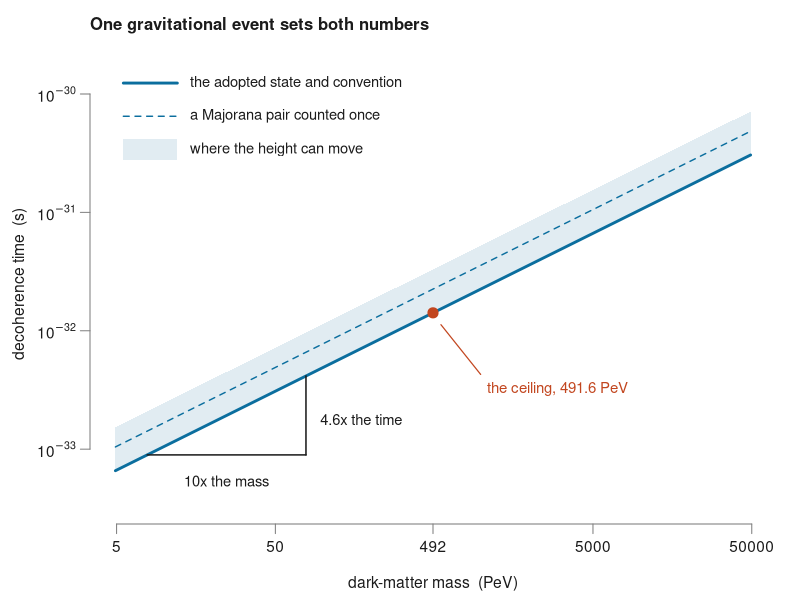
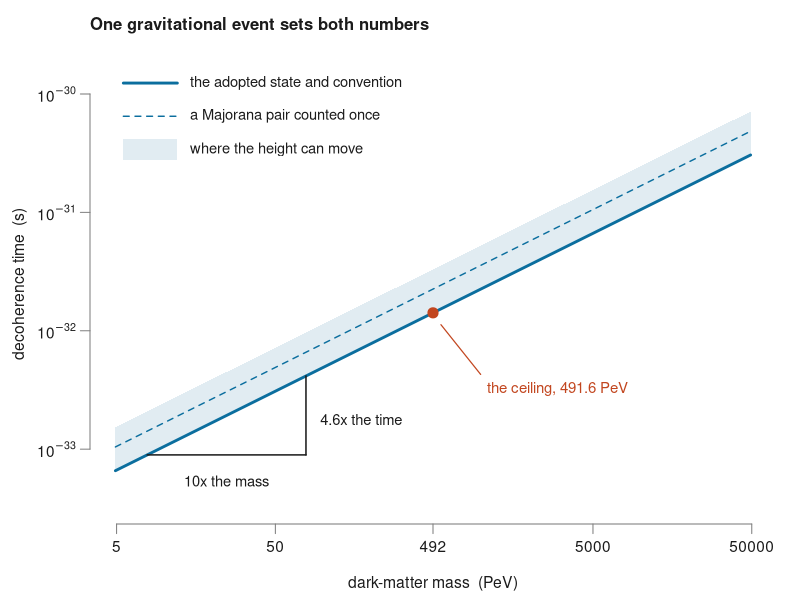

The R source for these figures, in order:
# FIGURE: "One gravitational event sets two numbers."
#
# 3.5's result is the paper's most striking and it arrives under the words "Elimination of I
# between them". The claim is a straight line on log axes and should be drawn as one. What the
# figure must not do is overstate it: the SLOPE carries no free parameter, the HEIGHT moves with
# the state and with the counting convention, and 3.5 says so. Both go in the picture.
#
# The exponent is not asserted. It is obtained by composing the two relations the paper uses and
# fitting the result, which is the elimination 3.5 performs.
#
# Base R only. Authored at 6.5 in, the width the manuscript places it at.

INK <- "#1b1b1b"; LINE <- "#0b6e9e"; PT <- "#c2461f"; GREY <- "#7e7e7e"
FREE <- rgb(0.11, 0.43, 0.62, 0.13)

M0  <- 491.6         # PeV, the ceiling
T0  <- 1.417e-32     # s, at c_G = 1 and the least-occupied state
I0  <- 0.0127597
CG_HALF <- 2^(2/3)   # counting a Majorana pair once rather than twice
BAND    <- 2.33      # +133 per cent, the full state freedom of Table 1 (R_under_band.R)

# --- the elimination, done rather than asserted:  M1 ~ I^(-2/5)  and  t ~ M1^-1 I^(-2/3)
Ifun <- function(M) I0 * (M / M0)^(-5/2)
A    <- T0 * M0 * Ifun(M0)^(2/3)
tdec <- function(M) A * M^(-1) * Ifun(M)^(-2/3)

Ms <- 10^seq(log10(M0) - 2, log10(M0) + 2, length.out = 400)
slope <- coef(lm(log(tdec(Ms)) ~ log(Ms)))[2]
stopifnot(abs(slope - 2/3) < 1e-10)                      # the 2/3 power, over four decades
stopifnot(abs(tdec(M0) - T0) / T0 < 1e-12,
          abs(tdec(M0) * CG_HALF - 2.249e-32) / 2.249e-32 < 2e-3)   # the second quoted figure
cat(sprintf("fitted exponent over four decades: %.12f\n", slope))

draw <- function() {
  par(mar = c(3.8, 4.5, 2.2, 1.2), family = "sans")
  ylo <- log10(tdec(min(Ms))) - 0.30
  yhi <- log10(tdec(max(Ms)) * BAND) + 0.42
  plot(NA, xlim = log10(range(Ms)), ylim = c(ylo, yhi), axes = FALSE, xlab = "", ylab = "")
  mtext("One gravitational event sets both numbers", side = 3, line = 0.5, adj = 0,
        cex = 1.00, font = 2, col = INK)

  polygon(c(log10(Ms), rev(log10(Ms))),
          c(log10(tdec(Ms)), rev(log10(tdec(Ms) * BAND))), col = FREE, border = NA)
  lines(log10(Ms), log10(tdec(Ms)), col = LINE, lwd = 2.8)
  lines(log10(Ms), log10(tdec(Ms) * CG_HALF), col = LINE, lwd = 1.4, lty = 2)
  points(log10(M0), log10(T0), pch = 19, cex = 1.35, col = PT)

  xt <- c(5, 50, 491.6, 5000, 50000)
  axis(1, at = log10(xt), labels = c("5", "50", "492", "5000", "50000"),
       cex.axis = 0.92, col = GREY, col.axis = INK, tck = -0.02, mgp = c(2, 0.6, 0))
  yt <- seq(ceiling(ylo), floor(yhi), 1)
  axis(2, at = yt, labels = parse(text = sprintf("10^{%d}", yt)), las = 1,
       cex.axis = 0.92, col = GREY, col.axis = INK, tck = -0.02, mgp = c(2, 0.7, 0))
  mtext("dark-matter mass  (PeV)", side = 1, line = 2.4, cex = 0.94, col = INK)
  mtext("decoherence time  (s)", side = 2, line = 3.1, cex = 0.94, col = INK)

  # legend in the empty upper-left, well clear of the diagonal
  xs <- log10(M0) - 1.95; xt2 <- xs + 0.34
  ky <- yhi - c(0.18, 0.46, 0.74)
  segments(xs, ky[1], xt2, ky[1], col = LINE, lwd = 2.8)
  text(xt2 + 0.08, ky[1], "the adopted state and convention", col = INK, cex = 0.88, adj = 0)
  segments(xs, ky[2], xt2, ky[2], col = LINE, lwd = 1.4, lty = 2)
  text(xt2 + 0.08, ky[2], "a Majorana pair counted once", col = INK, cex = 0.88, adj = 0)
  rect(xs, ky[3] - 0.09, xt2, ky[3] + 0.09, col = FREE, border = NA)
  text(xt2 + 0.08, ky[3], "where the height can move", col = INK, cex = 0.88, adj = 0)

  # slope triangle on the line, labels kept inside the empty lower-right wedge
  x1 <- log10(M0) - 1.80; x2 <- x1 + 1.0
  y1 <- log10(tdec(10^x1)); y2 <- y1 + 2/3
  segments(x1, y1, x2, y1, col = INK, lwd = 1.5)
  segments(x2, y1, x2, y2, col = INK, lwd = 1.5)
  text((x1 + x2)/2, y1 - 0.22, "10x the mass", col = INK, cex = 0.88, adj = 0.5)
  text(x2 + 0.09, y1 + 0.30, "4.6x the time", col = INK, cex = 0.88, adj = 0)

  # the ceiling, labelled below-right of its point where nothing else sits
  segments(log10(M0) + 0.05, log10(T0) - 0.10, log10(M0) + 0.30, log10(T0) - 0.52,
           col = PT, lwd = 1.2)
  text(log10(M0) + 0.34, log10(T0) - 0.64, "the ceiling, 491.6 PeV", col = PT,
       cex = 0.90, adj = 0)
}

dir.create("pub/paper2/figs", showWarnings = FALSE, recursive = TRUE)
pdf("pub/paper2/figs/fig_power.pdf", width = 6.5, height = 3.7); draw(); dev.off()
png("pub/paper2/figs/fig_power.png", width = 1950, height = 1110, res = 300); draw(); dev.off()
cat("wrote fig_power.{pdf,png}\n")
